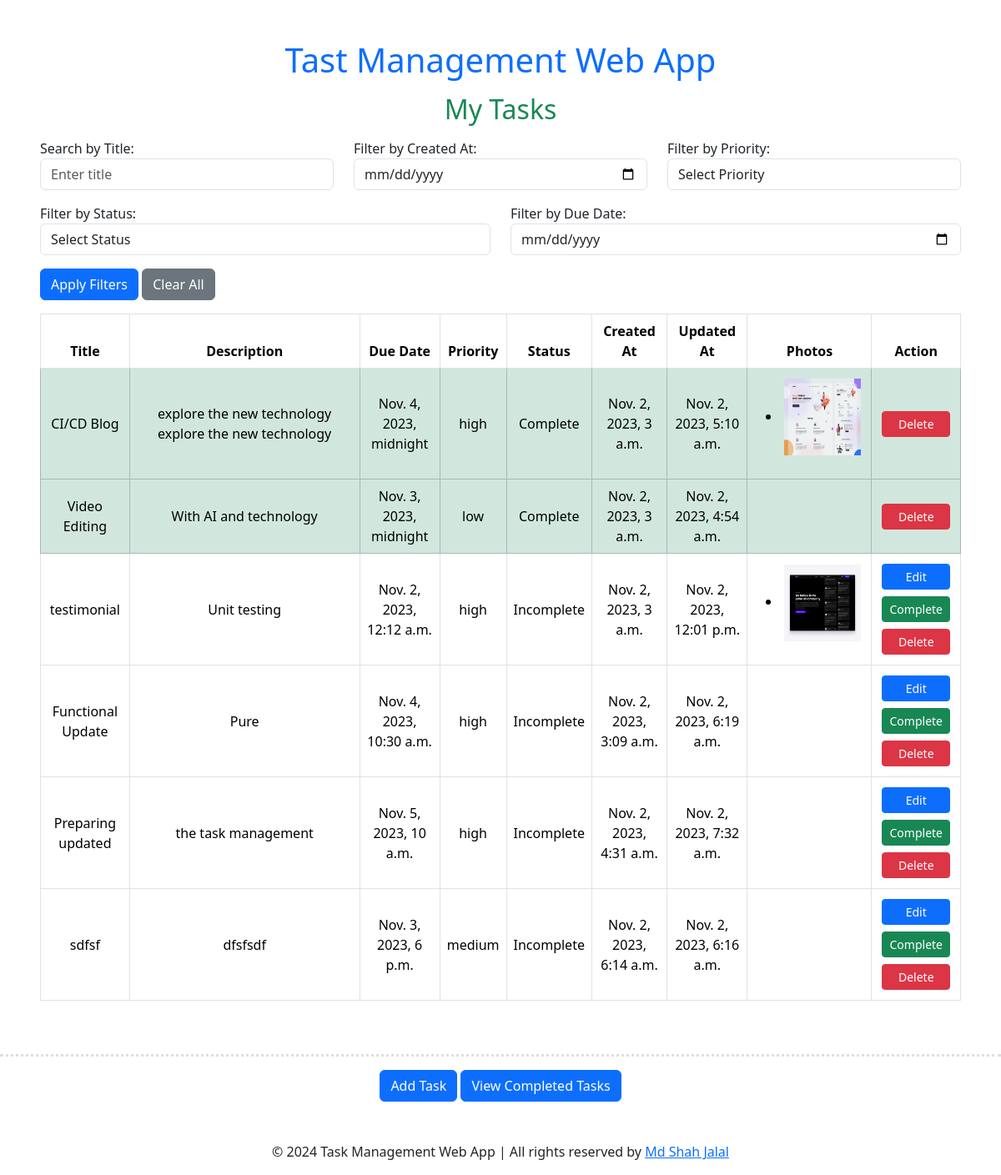
The page / on the database its author committed.
### todoapp/models.py (models this page shows, shortened)
class TaskModel(models.Model):
    taskTitle = models.CharField(max_length=100)
    taskDescription = models.TextField()
    is_completed = models.BooleanField(default=False)
    taskDueDate = models.DateTimeField(default=timezone.now)
    taskPriority = models.CharField(max_length=20, choices=[
        ('low', 'Low'),
        ('medium', 'Medium'),
        ('high', 'High'),
    ])
    images = models.ManyToManyField('Photo', related_name='tasks', blank=True)
    created_at = models.DateTimeField(default=timezone.now)  # Use timezone.now to set the current timestamp
    updated_at = models.DateTimeField(auto_now=True)  # This field will automatically update on every save

class Photo(models.Model):
    image = models.ImageField(upload_to='task_photos')

### todoapp/views.py (the view, shortened to what this page needs)
# urls.py: path('', show_tasks, name='show_tasks'),
def show_tasks(request):
    user_timezone = request.session.get('user_timezone', 'UTC')  # Retrieve the user's time zone
    title = request.GET.get('title')
    created_at = request.GET.get('created_at')
    priority = request.GET.get('priority')
    is_completed = request.GET.get('is_completed')
    due_date = request.GET.get('due_date')
    tasks = TaskModel.objects.all()
    if title:
        tasks = tasks.filter(taskTitle__icontains=title)
    if created_at:
        created_at = datetime.strptime(created_at, "%Y-%m-%d").date()
        created_at = pytz.timezone('UTC').localize(datetime(created_at.year, created_at.month, created_at.day))
        created_at = created_at.astimezone(pytz.timezone(user_timezone))
        tasks = tasks.filter(created_at__date=created_at)
    if priority:
        tasks = tasks.filter(taskPriority=priority)
    if is_completed:
        tasks = tasks.filter(is_completed=is_completed == 'true')
    if 'clear_all' in request.GET:
        return redirect('show_tasks')
    return render(request, 'show_tasks.html', {'tasks': tasks, 'user_timezone': user_timezone})

### todoapp/templates/show_tasks.html (shortened to what this page needs)
{% extends 'base.html' %}
{% block content %}
<h2 class="text-center my-3 text-success">My Tasks</h2>
<div class="mx-5 my-3">
    <form method="get" action="" id="filter-form">
        <div class="row mb-3">
            <div class="col-md-4">
                <label for="title">Search by Title:</label>
                <input type="text" id="title" name="title" class="form-control" placeholder="Enter title">
            </div>
            <div class="col-md-4">
                <label for="created_at">Filter by Created At:</label>
                <input type="date" id="created_at" name="created_at" class="form-control">
            </div>
            <div class="col-md-4">
                <label for="priority">Filter by Priority:</label>
                <select id="priority" name="priority" class="form-control">
                    <option value="">Select Priority</option>
                </select>
            </div>
        </div>
        <div class="row mb-3">
            <div class="col-md-6">
                <label for="is_completed">Filter by Status:</label>
                <select id="is_completed" name="is_completed" class="form-control">
                    <option value="">Select Status</option>
                </select>
            </div>
            <div class="col-md-6">
                <label for="due_date">Filter by Due Date:</label>
                <input type="date" id="due_date" name="due_date" class="form-control">
            </div>
        </div>
        <button type="submit" class="btn btn-primary">Apply Filters</button>
        <a href="?clear_all" class="btn btn-secondary">Clear All</a>
    </form>
</div>
{% if tasks %}
<div class="px-5 table-responsive">
    <table class="table table-hover table-bordered align-middle text-center">
        <thead>
            <tr>
                <th scope="col">Title</th>
                <th scope="col">Description</th>
                <th scope="col">Due Date</th>
                <th scope="col">Priority</th>
                <th scope="col">Status</th>
                <th scope="col">Created At</th>
                <th scope="col">Updated At</th>
                <th scope="col">Photos</th>
                <th scope="col">Action</th>
            </tr>
        </thead>
        <tbody>
            {% for task in tasks %}
            <tr class="{% if task.is_completed %}table-success{% endif %}">
                <td>{{ task.taskTitle }}</td>
                <td class="w-25">{{ task.taskDescription }}</td>
                <td>{{ task.taskDueDate }}</td>
                <td>{{ task.taskPriority }}</td>
                <td>
                    {% if task.is_completed %}
                        Complete
                    {% else %}
                        Incomplete
                    {% endif %}
                </td>
                <td>{{ task.created_at }}</td>
                <td>{{ task.updated_at }}</td>
                <td>
                    <ul>
                        {% for photo in task.images.all %}
                            <li><img class="p-1" src="{{ photo.image.url }}" width="100" height="100" alt="Task Photo"></li>
                        {% endfor %}
                    </ul>
                </td>
                <td class="align-middle">
                    <div class="d-grid">
                        {% if not task.is_completed %}
                            <a class="btn btn-sm btn-primary m-1" href="{% url 'edit_task' task.id %}">Edit</a>
                            <a class="btn btn-sm btn-success m-1" href="{% url 'complete_task' task.id %}">Complete</a>
                            <a class="btn btn-sm btn-danger m-1" href="{% url 'delete_task' task.id %}" onclick="return confirm('Are you sure you want to delete this task?');">Delete</a>
                        {% endif %}
                        {% if task.is_completed %}
                            <a class="btn btn-sm btn-danger m-1" href="{% url 'delete_task' task.id %}" onclick="return confirm('Are you sure you want to delete this task?');">Delete</a>
                        {% endif %}
                    </div>
                </td>
            </tr>
            {% endfor %}
        </tbody>
    </table>
</div>
{% endif %}
<hr style="border-top: 3px dotted #838282;" class="dotted mt-5">
<div class="d-grid gap-2 d-md-block text-center mx-5">
    <a class="btn btn-primary" href="{% url 'add_task' %}">Add Task</a>
    <a class="btn btn-primary" href="{% url 'completed_tasks' %}">View Completed Tasks</a>
</div>
{% endblock %}

### rows shown on the page
TaskModel: taskTitle "CI/CD Blog", taskDescription "explore the new technology explore the new technology", taskDueDate "Nov. 4, 2023, midnight", taskPriority "high", is_completed "Complete", created_at "Nov. 2, 2023, 3 a.m.", updated_at "Nov. 2, 2023, 5:10 a.m."
Photo: image (picture)
TaskModel: taskTitle "Video Editing", taskDescription "With AI and technology", taskDueDate "Nov. 3, 2023, midnight", taskPriority "low", is_completed "Complete", created_at "Nov. 2, 2023, 3 a.m.", updated_at "Nov. 2, 2023, 4:54 a.m."
TaskModel: taskTitle "testimonial", taskDescription "Unit testing", taskDueDate "Nov. 2, 2023, 12:12 a.m.", taskPriority "high", is_completed "Incomplete", created_at "Nov. 2, 2023, 3 a.m.", updated_at "Nov. 2, 2023, 12:01 p.m."
Photo: image (picture)
TaskModel: taskTitle "Functional Update", taskDescription "Pure", taskDueDate "Nov. 4, 2023, 10:30 a.m.", taskPriority "high", is_completed "Incomplete", created_at "Nov. 2, 2023, 3:09 a.m.", updated_at "Nov. 2, 2023, 6:19 a.m."
TaskModel: taskTitle "Preparing updated", taskDescription "the task management", taskDueDate "Nov. 5, 2023, 10 a.m.", taskPriority "high", is_completed "Incomplete", created_at "Nov. 2, 2023, 4:31 a.m.", updated_at "Nov. 2, 2023, 7:32 a.m."
TaskModel: taskTitle "sdfsf", taskDescription "dfsfsdf", taskDueDate "Nov. 3, 2023, 6 p.m.", taskPriority "medium", is_completed "Incomplete", created_at "Nov. 2, 2023, 6:14 a.m.", updated_at "Nov. 2, 2023, 6:16 a.m."
